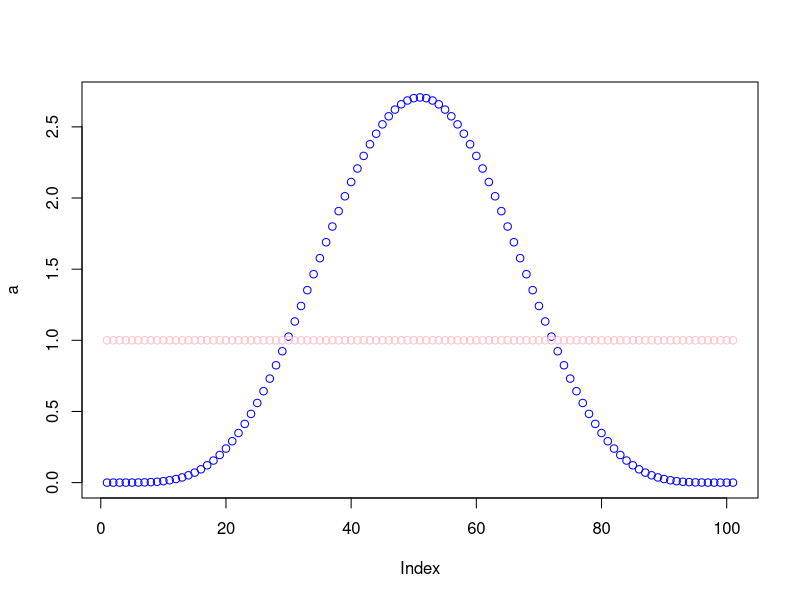
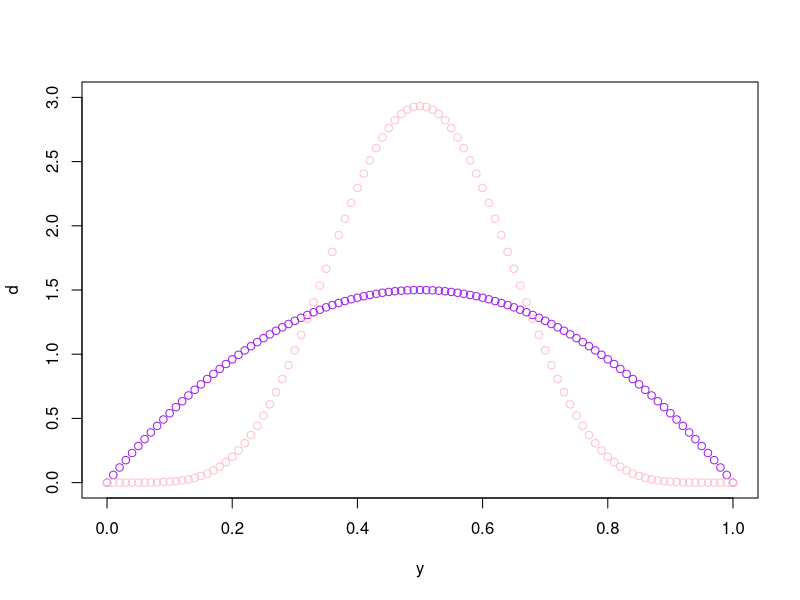
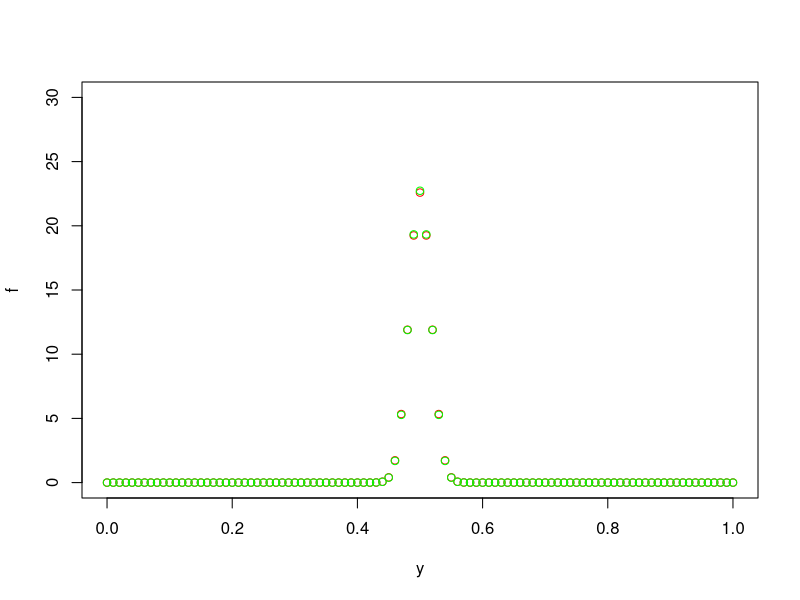
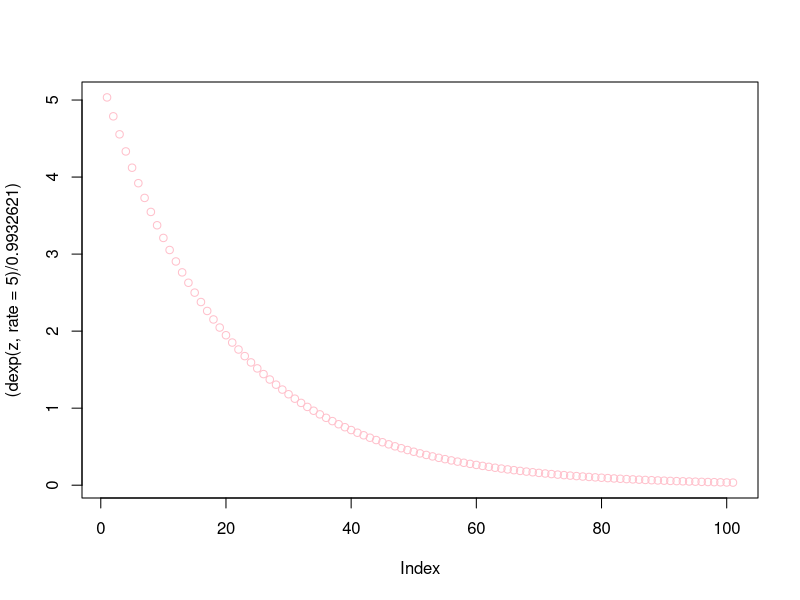
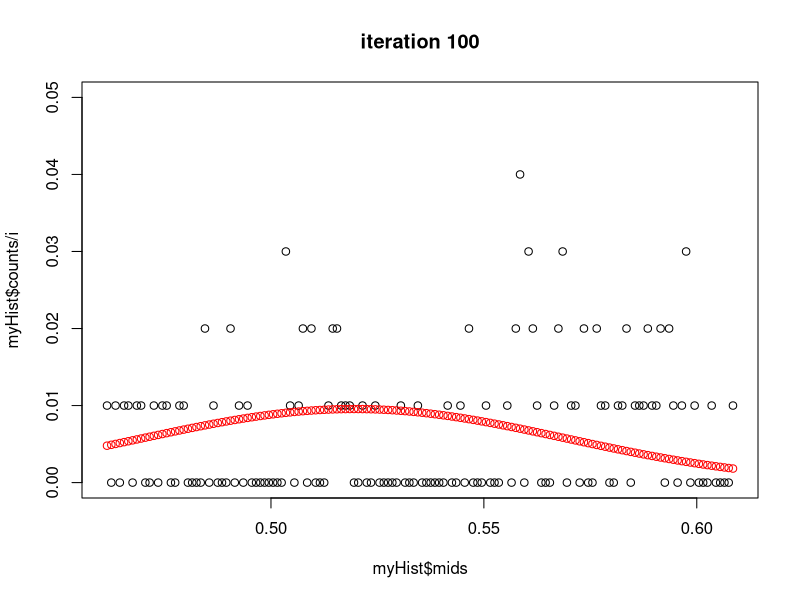
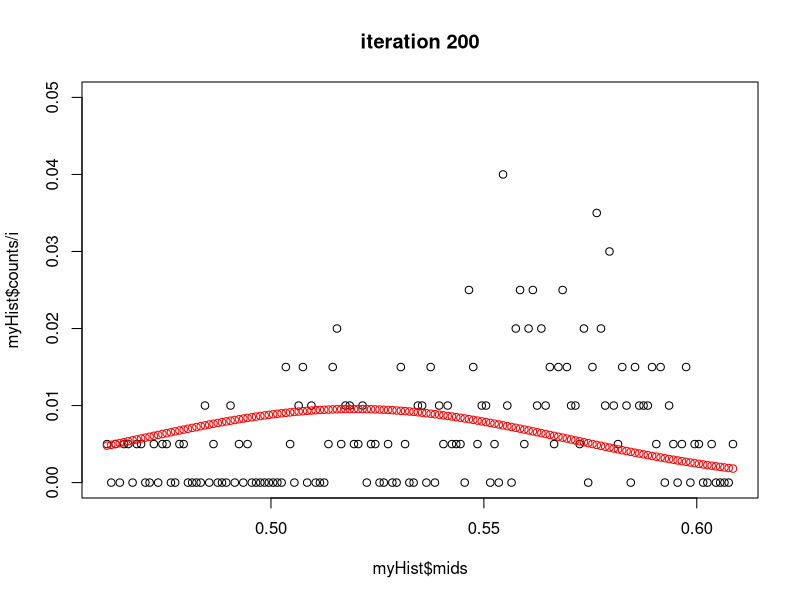
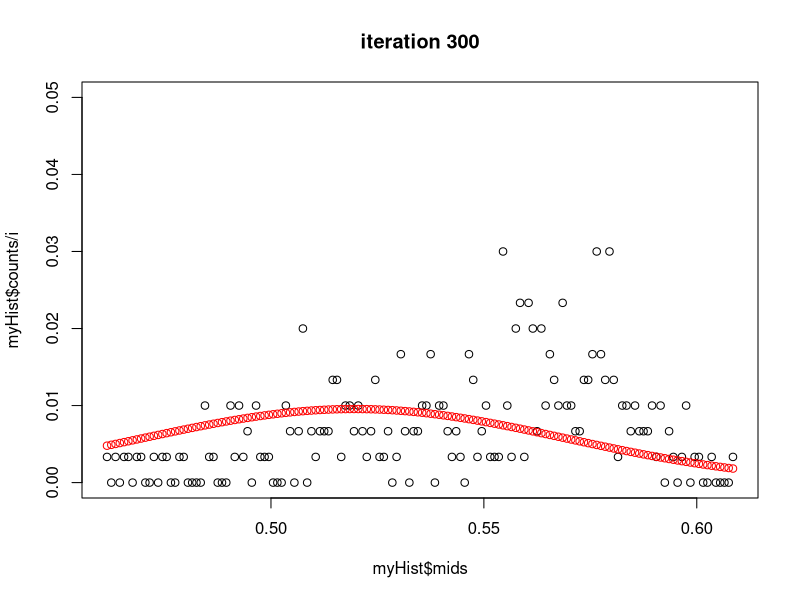
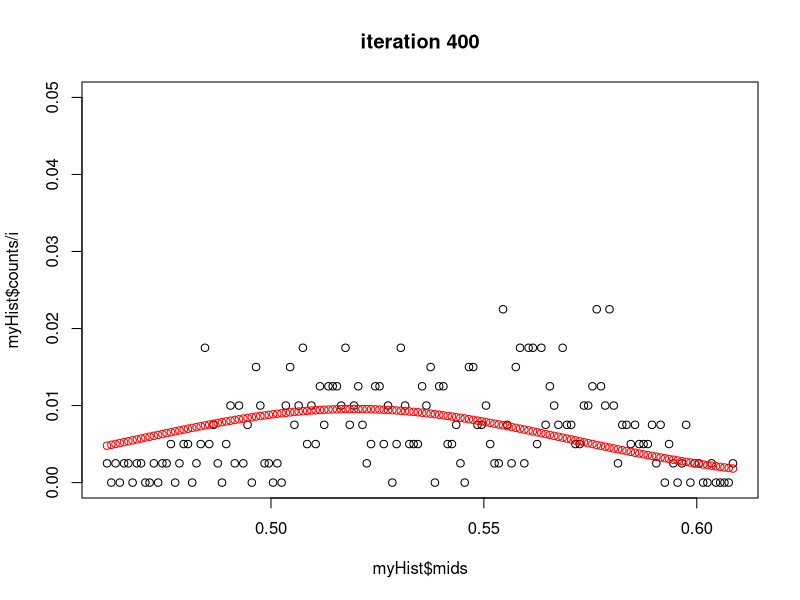

These charts were generated, in order, by the following R code: (Note: a time limit stopped this script after it produced the figures.)
#Aneeta Uppal
#Lab 3
#2/1/17


#A uniform prior ( for example dbeta(1,1)).
#A prior of 5 heads and tails ( dbeta(6,6)).
#(1A) superimpose these two priors (using different colors for each prior).
x <- seq(0,1, 0.01)
a <- dbeta(x, 6, 6)
b <- dbeta(x, 1, 1)

plot(a, col = 'blue')
  points(b, col = 'pink')

#0ne with 1 heads and 1 tail  
y <- seq(0,1, 0.01)
d <- dbeta(y, 2, 2)
e <- dbeta(y, 7, 7)

plot(y, d, col = 'purple', ylim = c(0, 3))
  points(y, e, col = 'pink')
  
#One with 400 heads and 400 tails 
f <- dbeta(y, 401, 401)
g <- dbeta(y, 406, 406)

plot(y, f, col = 'red', ylim = c(0, 30))  
points(y, g, col = 'green')

#Why are the two poesterior plots involving the 800 coin flips so similar?
#Because there is so much data the prior probability is being washed out 
#by such a large sample size. 
  

#Why are the two posterior plots  involving the two coin flips so different?
#The smaller sample size will stay closer to the prior probability giving the 
#expected probability of what you think will happen when the experiment is 
#carried out. The beta distribution will cause the graph to follow the 
#Bernoulli distrbution as the parameters entered get closer to 0.
 
#2A 
z <- seq(0,1, 0.01) 
plot((dexp(z, rate =5) / 0.9932621), col = 'pink')

#2B
numIterations <- 100000
posteiorDist <- vector()
piOld <- (.5)

for( i in 1:numIterations )
{
  pOld <- (dexp(piOld, rate =5) / 0.9932621) * dbinom( 14, 24, piOld)
  
  piNew <- piOld + rnorm(1, 0, sd =0.01);
  
  if( piNew > 1) 
    piNew = 1;
  
  if( piNew < 0 ) 
    piNew =0;
  
  pNew <- (dexp(piNew, rate =5) / 0.9932621) * dbinom( 14, 24, piNew )
  
  ratio <- pNew / pOld
  
  if( ratio > 1 || ratio >= runif(1) ) 
    piOld = piNew;
  
  posteiorDist[i] = piOld;	
  if( i %% 100 == 0 )
  {	
    myHist <- hist(posteiorDist,breaks=200,plot=FALSE)
    plot( myHist$mids, myHist$counts/i, main = paste("iteration", i), ylim = c(0, 0.05)) 
    dbetasum = sum(dbeta(myHist$mids, 14+40, 10+40))
    points( myHist$mids, dbeta(myHist$mids, 14+40, 10+40)/dbetasum,col="red")
    Sys.sleep(.1)
  }
}


#grid approach to beta prior using a naive (brute force) numerical 
#integration algorithm using prior beta(40,40)

numBreaks=50000;
posteriorDistri <- vector()
xVals <- seq(0,1,1/numBreaks);

i <- 1;
sum <- 0;
for( x in xVals )
{
  posteriorDistri[i] <- (dexp(x, rate =5) / 0.9932621) * dbinom( 14, 24, x)
  sum = sum + posteriorDistri[i];
  i <- i + 1;	
}
par(new=TRUE)
plot(posteriorDistri/sum, axes = FALSE, col = "green")

#2C
numIterations <- 50000
posteiorDist <- vector()
piOld <- (.5)

for( i in 1:numIterations )
{
  pOld <- (dexp(piOld, rate =5) / 0.9932621) * dbinom( 583, 1000, piOld)
  
  piNew <- piOld + rnorm(1, 0, sd =0.01);
  
  if( piNew > 1) 
    piNew = 1;
  
  if( piNew < 0 ) 
    piNew =0;
  
  pNew <- (dexp(piNew, rate =5) / 0.9932621) * dbinom( 583, 1000, piNew )
  
  ratio <- pNew / pOld
  
  if( ratio > 1 || ratio >= runif(1) ) 
    piOld = piNew;
  
  posteiorDist[i] = piOld;	
  if( i %% 100 == 0 )
  {	
    myHist <- hist(posteiorDist,breaks=200,plot=FALSE)
    plot( myHist$mids, myHist$counts/i, main = paste("iteration", i), ylim = c(0, 0.05)) 
    dbetasum = sum(dbeta(myHist$mids, 583+40, 417+40))
    lines( myHist$mids, dbeta(myHist$mids, 583+40, 417+40)/dbetasum,col="red") 	
    Sys.sleep(.1)
  }
}

#Grid Approx for 2C
numBreaks=50000;
posteriorDistri <- vector()
xVals <- seq(0,1,1/numBreaks);

i <- 1;
sum <- 0;
for( x in xVals )
{
  posteriorDistri[i] <- (dexp(x, rate =5) / 0.9932621) * dbinom( 583,1000, x)
  sum = sum + posteriorDistri[i];
  i <- i + 1;	
}
par(new=TRUE)
plot(posteriorDistri/sum, axes=FALSE, col = "green")

#plot(dbinom(583,1000, .5))
#plot(dbinom(14,24, .5), col = "red")
